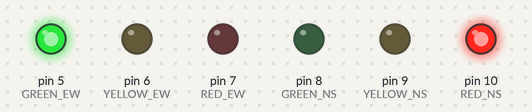
Bench run of a sketch on a simulated Arduino Uno, built with avr-gcc and run on an emulated ATmega328P. Parts: output pins drawn as LEDs (lit = HIGH).

Above: at 1.5 s.
At 3.7 s:
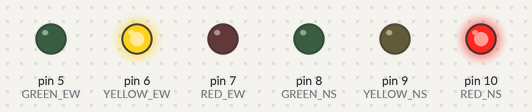
At 5.1 s:
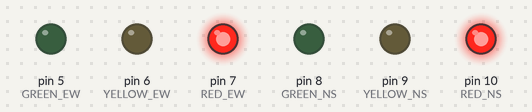
At 7.2 s:
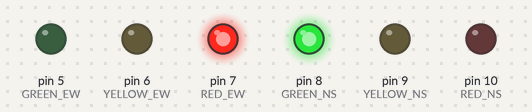
At 9.4 s:
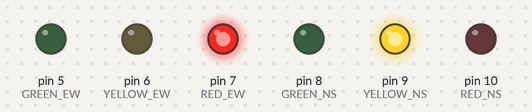
Timing chart, 0 to 14.8 s (numbered marks = the images above):
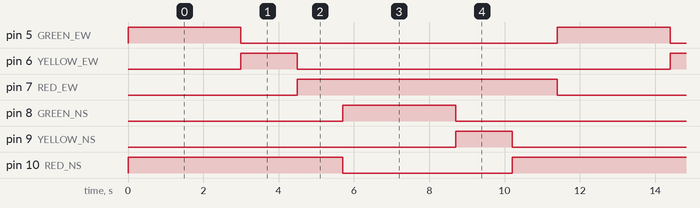

Measured:
- by itself, pin 5 (GREEN_EW), pin 8 (GREEN_NS): alternates HIGH for 3.0 s and LOW for 8.4 s
- by itself, pin 6 (YELLOW_EW), pin 9 (YELLOW_NS): alternates HIGH for 1.5 s and LOW for 9.9 s
- by itself, pin 7 (RED_EW): alternates HIGH for 6.9 s and LOW for 4.5 s
- by itself, pin 10 (RED_NS): repeats every 11.4 s: LOW 4.5 s, HIGH 6.9 s

The sketch:

_project_one.ino
```cpp
// Traffic Light Simulation

const int RED_NS = 10;   // North/South Red
const int YELLOW_NS = 9; // North/South Yellow
const int GREEN_NS = 8;  // North/South Green
const int RED_EW = 7;    // East/West Red
const int YELLOW_EW = 6; // East/West Yellow
const int GREEN_EW = 5;  // East/West Green

const unsigned long GREEN_TIME = 3000;  // ms
const unsigned long YELLOW_TIME = 1500; // ms
const unsigned long RED_TIME = 1200;    // ms

void initializeLights() {
  // Set all traffic lights as OUTPUT
  for (int pin = 5; pin <= 10; pin++) {
    pinMode(pin, OUTPUT);
  }
}

void setLights(bool ns_red, bool ns_yellow, bool ns_green, bool ew_red, bool ew_yellow, bool ew_green) {
  digitalWrite(RED_NS, ns_red);
  digitalWrite(YELLOW_NS, ns_yellow);
  digitalWrite(GREEN_NS, ns_green);
  digitalWrite(RED_EW, ew_red);
  digitalWrite(YELLOW_EW, ew_yellow);
  digitalWrite(GREEN_EW, ew_green);
}

void setup() {
  initializeLights();
}

void loop() {
  // North/South Red, East/West Green
  setLights(true, false, false, false, false, true);
  delay(GREEN_TIME);

  // North/South Red, East/West Yellow
  setLights(true, false, false, false, true, false);
  delay(YELLOW_TIME);

  // Both Red before switching
  setLights(true, false, false, true, false, false);
  delay(RED_TIME);

  // East/West Red, North/South Green
  setLights(false, false, true, true, false, false);
  delay(GREEN_TIME);

  // East/West Red, North/South Yellow
  setLights(false, true, false, true, false, false);
  delay(YELLOW_TIME);

  // Both Red before switching back
  setLights(true, false, false, true, false, false);
  delay(RED_TIME);
}
```
